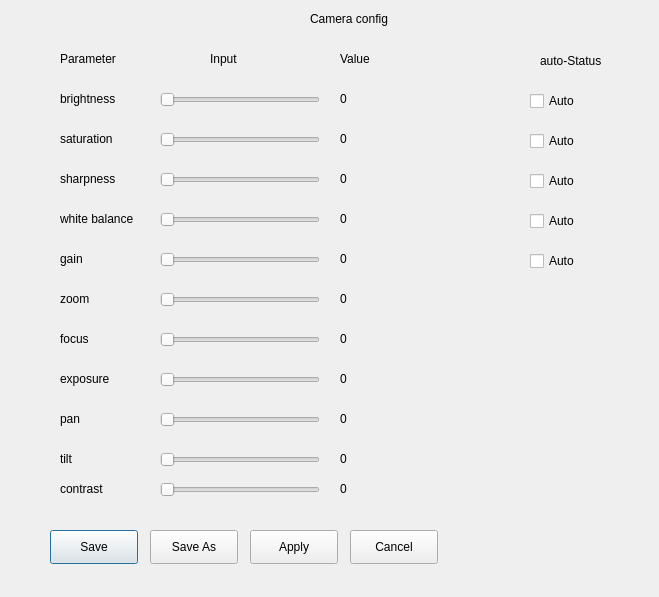
<?xml version="1.0" encoding="UTF-8"?>
<ui version="4.0">
 <class>Dialog</class>
 <widget class="QDialog" name="Dialog">
  <property name="geometry">
   <rect>
    <x>0</x>
    <y>0</y>
    <width>659</width>
    <height>597</height>
   </rect>
  </property>
  <property name="windowTitle">
   <string>Dialog</string>
  </property>
  <widget class="QLabel" name="label">
   <property name="geometry">
    <rect>
     <x>310</x>
     <y>10</y>
     <width>221</width>
     <height>18</height>
    </rect>
   </property>
   <property name="text">
    <string>Camera config</string>
   </property>
  </widget>
  <widget class="QLabel" name="label_2">
   <property name="geometry">
    <rect>
     <x>540</x>
     <y>40</y>
     <width>151</width>
     <height>41</height>
    </rect>
   </property>
   <property name="text">
    <string>auto-Status </string>
   </property>
  </widget>
  <widget class="QLabel" name="label_3">
   <property name="geometry">
    <rect>
     <x>60</x>
     <y>90</y>
     <width>111</width>
     <height>18</height>
    </rect>
   </property>
   <property name="text">
    <string>brightness</string>
   </property>
  </widget>
  <widget class="QLabel" name="label_5">
   <property name="geometry">
    <rect>
     <x>60</x>
     <y>50</y>
     <width>81</width>
     <height>18</height>
    </rect>
   </property>
   <property name="text">
    <string>Parameter</string>
   </property>
  </widget>
  <widget class="QLabel" name="label_7">
   <property name="geometry">
    <rect>
     <x>60</x>
     <y>130</y>
     <width>111</width>
     <height>18</height>
    </rect>
   </property>
   <property name="text">
    <string>saturation</string>
   </property>
  </widget>
  <widget class="QLabel" name="label_8">
   <property name="geometry">
    <rect>
     <x>210</x>
     <y>50</y>
     <width>81</width>
     <height>18</height>
    </rect>
   </property>
   <property name="text">
    <string>Input</string>
   </property>
  </widget>
  <widget class="QLabel" name="label_9">
   <property name="geometry">
    <rect>
     <x>340</x>
     <y>50</y>
     <width>81</width>
     <height>18</height>
    </rect>
   </property>
   <property name="text">
    <string>Value</string>
   </property>
  </widget>
  <widget class="QLabel" name="label_brightness">
   <property name="geometry">
    <rect>
     <x>340</x>
     <y>90</y>
     <width>171</width>
     <height>18</height>
    </rect>
   </property>
   <property name="text">
    <string>0</string>
   </property>
  </widget>
  <widget class="QLabel" name="label_saturation">
   <property name="geometry">
    <rect>
     <x>340</x>
     <y>130</y>
     <width>171</width>
     <height>18</height>
    </rect>
   </property>
   <property name="text">
    <string>0</string>
   </property>
  </widget>
  <widget class="QLabel" name="label_12">
   <property name="geometry">
    <rect>
     <x>60</x>
     <y>250</y>
     <width>111</width>
     <height>18</height>
    </rect>
   </property>
   <property name="text">
    <string>gain</string>
   </property>
  </widget>
  <widget class="QSlider" name="slider_brightness">
   <property name="geometry">
    <rect>
     <x>160</x>
     <y>90</y>
     <width>160</width>
     <height>20</height>
    </rect>
   </property>
   <property name="orientation">
    <enum>Qt::Horizontal</enum>
   </property>
  </widget>
  <widget class="QSlider" name="slider_saturation">
   <property name="geometry">
    <rect>
     <x>160</x>
     <y>130</y>
     <width>160</width>
     <height>20</height>
    </rect>
   </property>
   <property name="orientation">
    <enum>Qt::Horizontal</enum>
   </property>
  </widget>
  <widget class="QLabel" name="label_sharpness">
   <property name="geometry">
    <rect>
     <x>340</x>
     <y>170</y>
     <width>171</width>
     <height>18</height>
    </rect>
   </property>
   <property name="text">
    <string>0</string>
   </property>
  </widget>
  <widget class="QLabel" name="label_17">
   <property name="geometry">
    <rect>
     <x>60</x>
     <y>170</y>
     <width>111</width>
     <height>18</height>
    </rect>
   </property>
   <property name="text">
    <string>sharpness</string>
   </property>
  </widget>
  <widget class="QSlider" name="slider_sharpness">
   <property name="geometry">
    <rect>
     <x>160</x>
     <y>170</y>
     <width>160</width>
     <height>20</height>
    </rect>
   </property>
   <property name="orientation">
    <enum>Qt::Horizontal</enum>
   </property>
  </widget>
  <widget class="QLabel" name="label_whitebalance">
   <property name="geometry">
    <rect>
     <x>340</x>
     <y>210</y>
     <width>181</width>
     <height>18</height>
    </rect>
   </property>
   <property name="text">
    <string>0</string>
   </property>
  </widget>
  <widget class="QLabel" name="label_20">
   <property name="geometry">
    <rect>
     <x>60</x>
     <y>210</y>
     <width>111</width>
     <height>18</height>
    </rect>
   </property>
   <property name="text">
    <string>white balance</string>
   </property>
  </widget>
  <widget class="QSlider" name="slider_whitebalance">
   <property name="geometry">
    <rect>
     <x>160</x>
     <y>210</y>
     <width>160</width>
     <height>20</height>
    </rect>
   </property>
   <property name="orientation">
    <enum>Qt::Horizontal</enum>
   </property>
  </widget>
  <widget class="QCheckBox" name="checkBox">
   <property name="geometry">
    <rect>
     <x>530</x>
     <y>130</y>
     <width>88</width>
     <height>22</height>
    </rect>
   </property>
   <property name="text">
    <string>Auto</string>
   </property>
  </widget>
  <widget class="QCheckBox" name="checkBox_2">
   <property name="geometry">
    <rect>
     <x>530</x>
     <y>170</y>
     <width>88</width>
     <height>22</height>
    </rect>
   </property>
   <property name="text">
    <string>Auto</string>
   </property>
  </widget>
  <widget class="QCheckBox" name="checkBox_3">
   <property name="geometry">
    <rect>
     <x>530</x>
     <y>210</y>
     <width>88</width>
     <height>22</height>
    </rect>
   </property>
   <property name="text">
    <string>Auto</string>
   </property>
  </widget>
  <widget class="QCheckBox" name="checkBox_4">
   <property name="geometry">
    <rect>
     <x>530</x>
     <y>250</y>
     <width>88</width>
     <height>22</height>
    </rect>
   </property>
   <property name="text">
    <string>Auto</string>
   </property>
  </widget>
  <widget class="QCheckBox" name="checkBox_5">
   <property name="geometry">
    <rect>
     <x>530</x>
     <y>90</y>
     <width>88</width>
     <height>22</height>
    </rect>
   </property>
   <property name="text">
    <string>Auto</string>
   </property>
  </widget>
  <widget class="QPushButton" name="saveButton">
   <property name="geometry">
    <rect>
     <x>50</x>
     <y>530</y>
     <width>88</width>
     <height>34</height>
    </rect>
   </property>
   <property name="text">
    <string>Save</string>
   </property>
  </widget>
  <widget class="QPushButton" name="applyButton">
   <property name="geometry">
    <rect>
     <x>250</x>
     <y>530</y>
     <width>88</width>
     <height>34</height>
    </rect>
   </property>
   <property name="text">
    <string>Apply</string>
   </property>
  </widget>
  <widget class="QPushButton" name="cancelButton">
   <property name="geometry">
    <rect>
     <x>350</x>
     <y>530</y>
     <width>88</width>
     <height>34</height>
    </rect>
   </property>
   <property name="text">
    <string>Cancel</string>
   </property>
  </widget>
  <widget class="QLabel" name="label_13">
   <property name="geometry">
    <rect>
     <x>60</x>
     <y>450</y>
     <width>111</width>
     <height>18</height>
    </rect>
   </property>
   <property name="text">
    <string>tilt</string>
   </property>
  </widget>
  <widget class="QLabel" name="label_16">
   <property name="geometry">
    <rect>
     <x>60</x>
     <y>330</y>
     <width>111</width>
     <height>18</height>
    </rect>
   </property>
   <property name="text">
    <string>focus</string>
   </property>
  </widget>
  <widget class="QLabel" name="label_21">
   <property name="geometry">
    <rect>
     <x>60</x>
     <y>410</y>
     <width>111</width>
     <height>18</height>
    </rect>
   </property>
   <property name="text">
    <string>pan</string>
   </property>
  </widget>
  <widget class="QLabel" name="label_19">
   <property name="geometry">
    <rect>
     <x>60</x>
     <y>370</y>
     <width>111</width>
     <height>18</height>
    </rect>
   </property>
   <property name="text">
    <string>exposure</string>
   </property>
  </widget>
  <widget class="QLabel" name="label_4">
   <property name="geometry">
    <rect>
     <x>60</x>
     <y>290</y>
     <width>111</width>
     <height>18</height>
    </rect>
   </property>
   <property name="text">
    <string>zoom</string>
   </property>
  </widget>
  <widget class="QSlider" name="slider_exposure">
   <property name="geometry">
    <rect>
     <x>160</x>
     <y>370</y>
     <width>160</width>
     <height>20</height>
    </rect>
   </property>
   <property name="orientation">
    <enum>Qt::Horizontal</enum>
   </property>
  </widget>
  <widget class="QSlider" name="slider_gain">
   <property name="geometry">
    <rect>
     <x>160</x>
     <y>250</y>
     <width>160</width>
     <height>20</height>
    </rect>
   </property>
   <property name="orientation">
    <enum>Qt::Horizontal</enum>
   </property>
  </widget>
  <widget class="QSlider" name="slider_focus">
   <property name="geometry">
    <rect>
     <x>160</x>
     <y>330</y>
     <width>160</width>
     <height>20</height>
    </rect>
   </property>
   <property name="orientation">
    <enum>Qt::Horizontal</enum>
   </property>
  </widget>
  <widget class="QSlider" name="slider_zoom">
   <property name="geometry">
    <rect>
     <x>160</x>
     <y>290</y>
     <width>160</width>
     <height>20</height>
    </rect>
   </property>
   <property name="orientation">
    <enum>Qt::Horizontal</enum>
   </property>
  </widget>
  <widget class="QSlider" name="slider_pan">
   <property name="geometry">
    <rect>
     <x>160</x>
     <y>410</y>
     <width>160</width>
     <height>20</height>
    </rect>
   </property>
   <property name="orientation">
    <enum>Qt::Horizontal</enum>
   </property>
  </widget>
  <widget class="QSlider" name="slider_tilt">
   <property name="geometry">
    <rect>
     <x>160</x>
     <y>450</y>
     <width>160</width>
     <height>20</height>
    </rect>
   </property>
   <property name="orientation">
    <enum>Qt::Horizontal</enum>
   </property>
  </widget>
  <widget class="QLabel" name="label_exposure">
   <property name="geometry">
    <rect>
     <x>340</x>
     <y>370</y>
     <width>181</width>
     <height>18</height>
    </rect>
   </property>
   <property name="text">
    <string>0</string>
   </property>
  </widget>
  <widget class="QLabel" name="label_focus">
   <property name="geometry">
    <rect>
     <x>340</x>
     <y>330</y>
     <width>191</width>
     <height>18</height>
    </rect>
   </property>
   <property name="text">
    <string>0</string>
   </property>
  </widget>
  <widget class="QLabel" name="label_gain">
   <property name="geometry">
    <rect>
     <x>340</x>
     <y>250</y>
     <width>181</width>
     <height>18</height>
    </rect>
   </property>
   <property name="text">
    <string>0</string>
   </property>
  </widget>
  <widget class="QLabel" name="label_zoom">
   <property name="geometry">
    <rect>
     <x>340</x>
     <y>290</y>
     <width>181</width>
     <height>18</height>
    </rect>
   </property>
   <property name="text">
    <string>0</string>
   </property>
  </widget>
  <widget class="QLabel" name="label_pan">
   <property name="geometry">
    <rect>
     <x>340</x>
     <y>410</y>
     <width>181</width>
     <height>18</height>
    </rect>
   </property>
   <property name="text">
    <string>0</string>
   </property>
  </widget>
  <widget class="QLabel" name="label_tilt">
   <property name="geometry">
    <rect>
     <x>340</x>
     <y>450</y>
     <width>211</width>
     <height>18</height>
    </rect>
   </property>
   <property name="text">
    <string>0</string>
   </property>
  </widget>
  <widget class="QPushButton" name="saveasButton">
   <property name="geometry">
    <rect>
     <x>150</x>
     <y>530</y>
     <width>88</width>
     <height>34</height>
    </rect>
   </property>
   <property name="text">
    <string>Save As</string>
   </property>
  </widget>
  <widget class="QSlider" name="slider_contrast">
   <property name="geometry">
    <rect>
     <x>160</x>
     <y>480</y>
     <width>160</width>
     <height>20</height>
    </rect>
   </property>
   <property name="orientation">
    <enum>Qt::Horizontal</enum>
   </property>
  </widget>
  <widget class="QLabel" name="label_contrast">
   <property name="geometry">
    <rect>
     <x>340</x>
     <y>480</y>
     <width>201</width>
     <height>18</height>
    </rect>
   </property>
   <property name="text">
    <string>0</string>
   </property>
  </widget>
  <widget class="QLabel" name="label_14">
   <property name="geometry">
    <rect>
     <x>60</x>
     <y>480</y>
     <width>111</width>
     <height>18</height>
    </rect>
   </property>
   <property name="text">
    <string>contrast</string>
   </property>
  </widget>
 </widget>
 <resources/>
 <connections/>
</ui>
